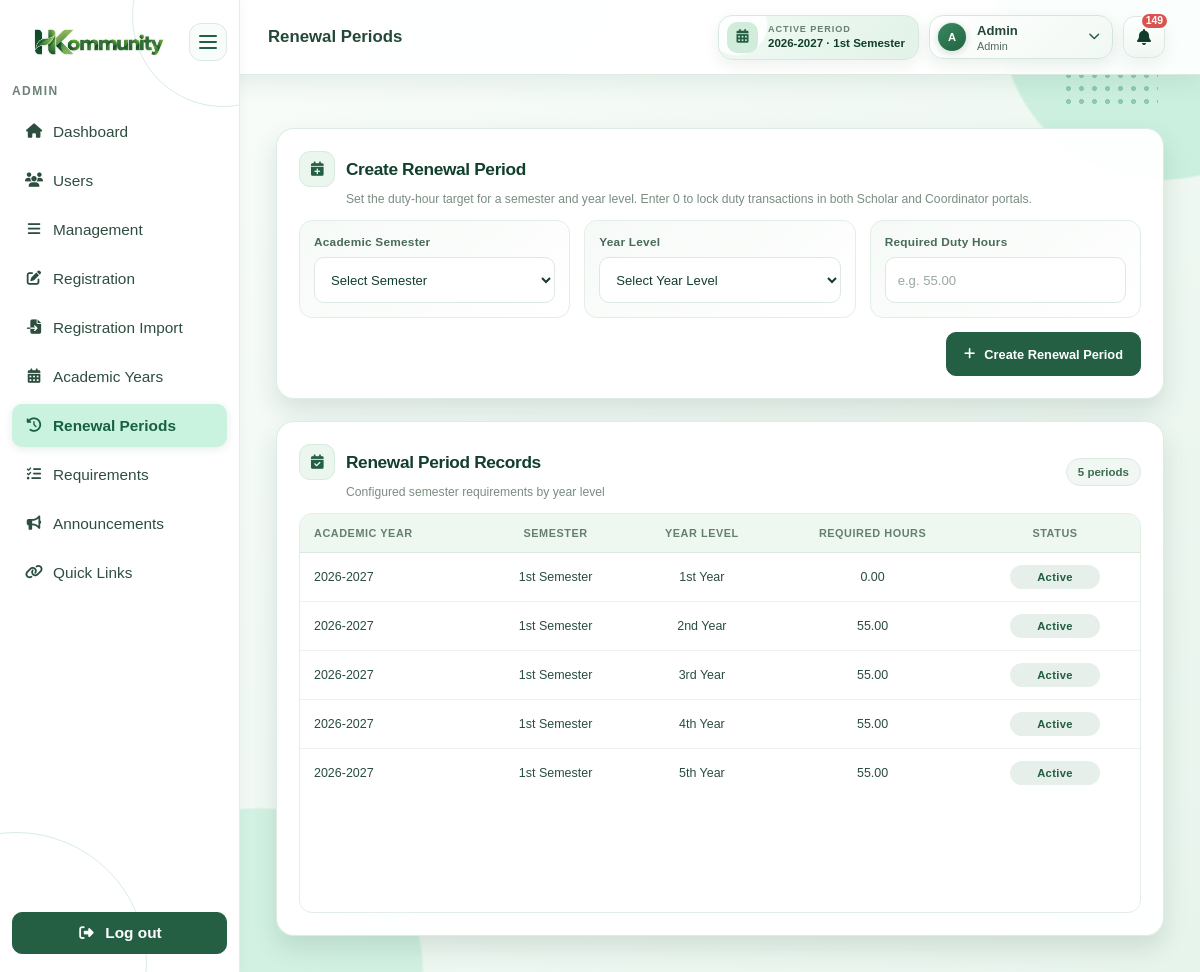
The page /public/admin/renewal-periods.php (signed in) on the database as committed earlier.
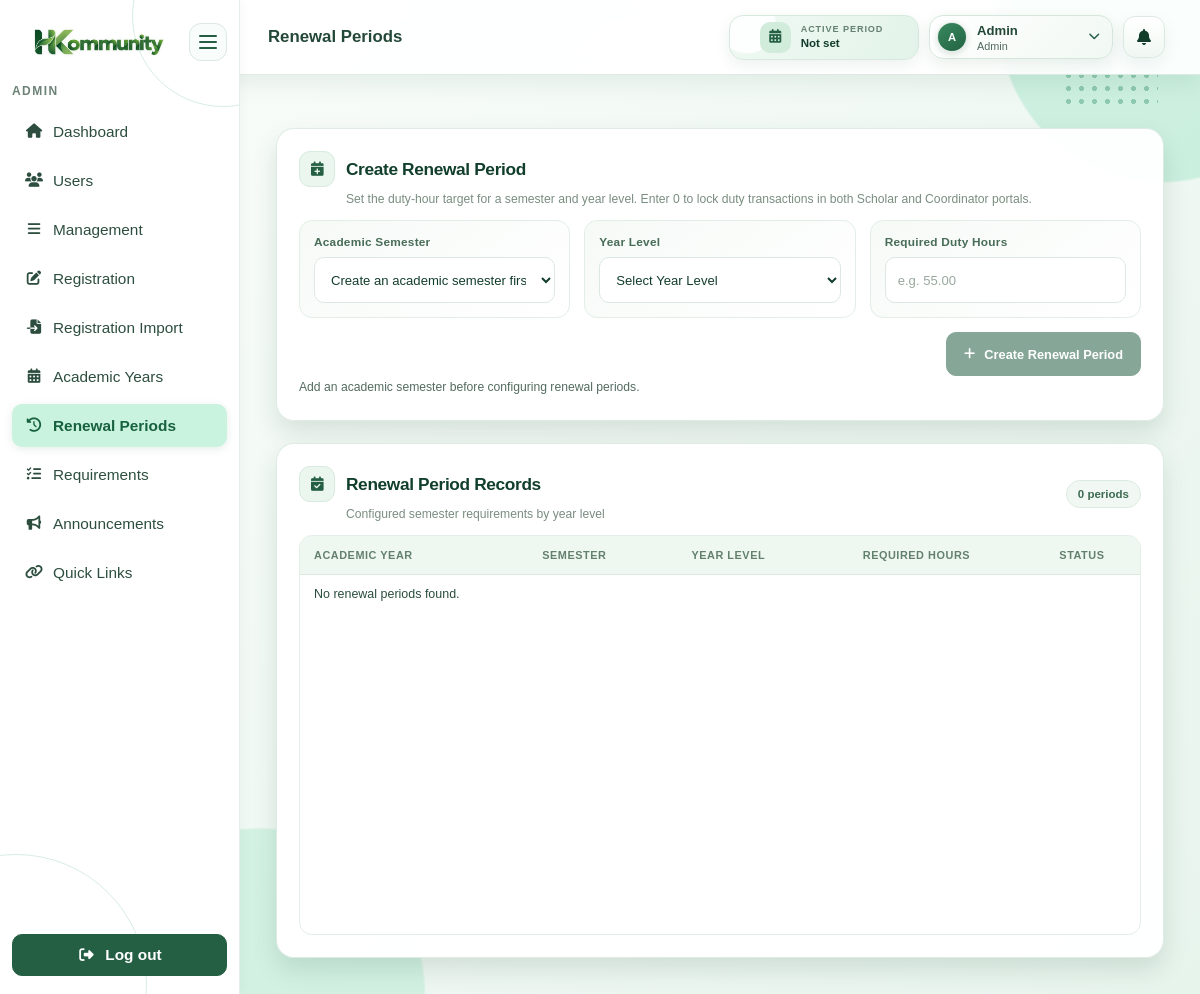
The same page on the database as committed later.
### tables this page shows
CREATE TABLE `semesters` (
  `id` bigint(20) UNSIGNED NOT NULL,
  `academic_year_id` bigint(20) UNSIGNED NOT NULL,
  `semester` enum('1st Semester','2nd Semester') NOT NULL,
  `status` enum('active','inactive') NOT NULL DEFAULT 'inactive'
);

CREATE TABLE `academic_years` (
  `id` bigint(20) UNSIGNED NOT NULL,
  `academic_year` varchar(9) NOT NULL,
  `status` enum('active','inactive') NOT NULL DEFAULT 'inactive'
);

CREATE TABLE `renewal_periods` (
  `id` bigint(20) UNSIGNED NOT NULL,
  `semester_id` bigint(20) UNSIGNED NOT NULL,
  `year_level` enum('1st Year','2nd Year','3rd Year','4th Year','5th Year') NOT NULL,
  `required_duty_hours` decimal(5,2) NOT NULL,
  `status` enum('active','inactive') NOT NULL DEFAULT 'inactive'
);

### app/views/components/helpers.php (called while the page is built, shortened)
<?php
function e(mixed $value): string
{
    return htmlspecialchars((string) $value, ENT_QUOTES, 'UTF-8');
}

### app/models/Notification.php (called while the page is built, shortened)
<?php
class Notification
{
    private PDO $pdo;
    public function __construct(PDO $pdo)
    {
        $this->pdo = $pdo;
    }
    public function getUnreadCount(int $userId): int
    {
        $stmt = $this->pdo->prepare(
            "SELECT COUNT(*) FROM notifications WHERE user_id = :user_id AND is_read = 0"
        );
        $stmt->execute(['user_id' => $userId]);
        return (int) $stmt->fetchColumn();
    }
}

### app/models/Semester.php (called while the page is built, shortened)
<?php
class Semester
{
    private PDO $pdo;
    public function __construct(PDO $pdo)
    {
        $this->pdo = $pdo;
    }
    public function all(): array
    {
        return $this->pdo->query(
            "SELECT s.*, a.academic_year
             FROM semesters s
             JOIN academic_years a ON a.id = s.academic_year_id
             ORDER BY a.academic_year DESC,
                      FIELD(s.semester, '1st Semester', '2nd Semester') DESC"
        )->fetchAll();
    }
}

### app/models/RenewalPeriod.php (called while the page is built, shortened)
<?php
class RenewalPeriod
{
    private PDO $pdo;
    public function __construct(PDO $pdo)
    {
        $this->pdo = $pdo;
    }
    public function all(): array
    {
        return $this->pdo->query(
            "SELECT rp.*, s.semester, a.academic_year
             FROM renewal_periods rp
             JOIN semesters s ON s.id = rp.semester_id
             JOIN academic_years a ON a.id = s.academic_year_id
             ORDER BY a.academic_year DESC,
                      FIELD(s.semester, '1st Semester', '2nd Semester') DESC,
                      rp.year_level"
        )->fetchAll();
    }
}

### public/admin/renewal-periods.php (the view, shortened to what the changed rows need)
<?php
require_once __DIR__ . '/../../config/database.php';
require_once __DIR__ . '/../../app/models/RenewalPeriod.php';
require_once __DIR__ . '/../../app/models/Semester.php';
require_once __DIR__ . '/../../app/views/components/helpers.php';
$model = new RenewalPeriod($pdo);
$semesterModel = new Semester($pdo);
$semesters = $semesterModel->all();
$items = $model->all();
require __DIR__ . '/../../app/views/components/header.php';
?>
<main>
    <section class="duty-records-content admin-users-page admin-renewal-period-page">
        <section class="records-card admin-users-card renewal-period-create-card" aria-labelledby="create-renewal-period-title">
            <div class="records-head">
                <div>
                    <h2 class="admin-users-section-title" id="create-renewal-period-title">
                        <span class="admin-users-section-icon"><i class="fa-solid fa-calendar-plus" aria-hidden="true"></i></span>
                        Create Renewal Period
                    </h2>
                </div>
            </div>
            <form method="post" class="renewal-period-create-form">
                <div class="form-row">
                    <label for="semester_id">Academic Semester</label>
                    <select id="semester_id" name="semester_id" required>
                        <option value=""><?= $semesters ? 'Select Semester' : 'Create an academic semester first' ?></option>
                    </select>
                </div>
                <div class="form-row">
                </div>
                <div class="form-row">
                </div>
                <button
                    type="submit"
                    class="btn btn-green"
                    data-confirm-admin-action
                    data-confirm-variant="success"
                    data-confirm-title="Create renewal period?"
                    data-confirm-description="Are you sure you want to create this renewal period?"
                    data-confirm-submit-label="Create Renewal Period"
                    <?= !$semesters ? 'disabled' : '' ?>
                >
                </button>
            </form>
            <?php if (!$semesters): ?>
                <p class="requirement-form-note renewal-period-form-note">Add an academic semester before configuring renewal periods.</p>
            <?php endif; ?>
        </section>
        <section class="records-card admin-users-card renewal-period-records-card">
            <div class="records-head">
                <div>
                    <h2 class="admin-users-section-title">
                        <span class="admin-users-section-icon"><i class="fa-solid fa-calendar-check" aria-hidden="true"></i></span>
                        Renewal Period Records
                    </h2>
                    <p class="sub-small">Configured semester requirements by year level</p>
                </div>
                <span class="record-count"><?= e(count($items)) ?> periods</span>
            </div>
            <div class="table-scroll">
                <table class="data-table admin-role-table renewal-period-table">
                    <thead>
                        <tr>
                            <th>Academic Year</th>
                            <th>Semester</th>
                            <th>Year Level</th>
                            <th>Required Hours</th>
                            <th>Status</th>
                        </tr>
                    </thead>
                    <tbody>
                        <?php foreach ($items as $item): ?>
                            <tr
                                class="admin-popout-row"
                                tabindex="0"
                                data-admin-dialog="admin-renewal-period-<?= e($item['id']) ?>"
                                aria-haspopup="dialog"
                                aria-controls="admin-renewal-period-<?= e($item['id']) ?>"
                            >
                                <td><?= e($item['academic_year']) ?></td>
                                <td><?= e($item['semester']) ?></td>
                                <td><?= e($item['year_level']) ?></td>
                                <td><?= e(number_format((float) $item['required_duty_hours'], 2)) ?></td>
                                <td><span class="status-pill status-<?= e($item['status']) ?>"><?= e(ucfirst($item['status'])) ?></span></td>
                            </tr>
                        <?php endforeach; ?>
                        <?php if (!$items): ?>
                            <tr><td colspan="5">No renewal periods found.</td></tr>
                        <?php endif; ?>
                    </tbody>
                </table>
            </div>
        </section>
    </section>
</main>
<?php
require __DIR__ . '/../../app/views/components/footer.php';
?>

### app/views/components/header.php (shortened to what the changed rows need)
<?php
require_once __DIR__ . '/../../models/Notification.php';
require_once __DIR__ . '/helpers.php';
$pageStyles = array_merge(['public/assets/css/users.css'], $pageStyles ?? []);
$sharedStyles = [
    'foundation.css',
    'dashboards.css',
    'duties.css',
    'coordinator.css',
    'admin.css',
    'scholar-records.css',
    'reports.css',
    'shared-pages.css',
    'components.css',
    'responsive.css',
    'scholar-pages.css',
    'admin-progress.css',
    'responsive-overrides.css',
    'descriptions.css',
];
$currentRole = $_SESSION['role'] ?? '';
$pageClass = trim(
    'app-page '
    . ($currentRole === 'admin' ? 'admin-portal ' : '')
    . ($currentRole === 'coordinator' ? 'coordinator-portal ' : '')
    . ($currentRole === 'scholar' ? 'scholar-portal ' : '')
    . ($pageClass ?? '')
);
$headerUnreadNotifications = 0;
$headerActivePeriod = null;
$headerScholarPeriodContext = null;
if (isset($pdo, $_SESSION['user_id'])) {
    $notificationModel = new Notification($pdo);
    $headerUnreadNotifications = $notificationModel->getUnreadCount((int) $_SESSION['user_id']);
    if ($currentRole === 'scholar') {
        $headerScholar = isset($scholar) && is_array($scholar)
            ? $scholar
            : (new Scholar($pdo))->findByUserId((int) $_SESSION['user_id']);
        if ($headerScholar) {
            $headerScholarPeriodContext = isset($scholarPeriodContext) && is_array($scholarPeriodContext)
                ? $scholarPeriodContext
                : ScholarPeriodContext::resolve($pdo, $headerScholar);
            $headerActivePeriod = $headerScholarPeriodContext['selected'];
        }
    } else {
        $activePeriodStmt = $pdo->query(
            "SELECT ay.academic_year, sm.semester
             FROM semesters sm
             JOIN academic_years ay ON ay.id = sm.academic_year_id
             WHERE sm.status = 'active' AND ay.status = 'active'
             ORDER BY ay.academic_year DESC,
                      FIELD(sm.semester, '1st Semester', '2nd Semester') DESC
             LIMIT 1"
        );
        $headerActivePeriod = $activePeriodStmt->fetch() ?: null;
    }
}
?>
<!DOCTYPE html>
<html lang="en">
<head>
    <link rel="stylesheet" href="<?= BASE_URL ?>public/assets/fontawesome/css/all.min.css?v=<?= filemtime(__DIR__ . '/../../../public/assets/fontawesome/css/all.min.css') ?>">
    <?php foreach ($sharedStyles as $style): ?>
        <link rel="stylesheet" href="<?= BASE_URL ?>public/assets/css/<?= e($style) ?>?v=<?= filemtime(__DIR__ . '/../../../public/assets/css/' . $style) ?>">
    <?php endforeach; ?>
    <?php foreach ($pageStyles as $style): ?>
        <link rel="stylesheet" href="<?= BASE_URL . ltrim($style, '/') ?>">
    <?php endforeach; ?>
</head>
<body class="<?= e($pageClass) ?>">
<header class="app-header">
    <div class="header-actions">
        <?php if ($currentRole === 'scholar' && $headerScholarPeriodContext): ?>
            <?php
            $periodRequestPath = parse_url((string) ($_SERVER['REQUEST_URI'] ?? ''), PHP_URL_PATH);
            $periodRequestPath = is_string($periodRequestPath) ? $periodRequestPath : BASE_URL . 'public/scholar/dashboard.php';
            $periodQuery = $_GET;
            unset($periodQuery['view_period_id']);
            $periodQuery['view_period_id'] = 'current';
            $currentPeriodUrl = $periodRequestPath . '?' . http_build_query($periodQuery);
            ?>
            <div class="header-menu period-menu">
                <button class="header-period-badge<?= $headerScholarPeriodContext['can_transact'] ? '' : ' is-read-only' ?>" type="button" aria-expanded="false" aria-controls="period-options" aria-label="Choose academic period">
                    <span class="header-period-icon"><i class="fa-solid fa-calendar-days" aria-hidden="true"></i></span>
                    <span class="header-period-copy">
                        <small><?= $headerScholarPeriodContext['can_transact'] ? 'ACTIVE PERIOD' : 'VIEWING HISTORY · READ ONLY' ?></small>
                        <b><?= $headerActivePeriod
                            ? e($headerActivePeriod['academic_year'] . ' · ' . $headerActivePeriod['semester'])
                            : 'No period selected' ?></b>
                    </span>
                    <i class="fa-solid fa-chevron-down header-period-chevron" aria-hidden="true"></i>
                </button>
                <div class="header-menu-options period-options" id="period-options" hidden>
                    <?php if ($headerScholarPeriodContext['current']): ?>
                        <a class="period-option<?= $headerScholarPeriodContext['can_transact'] ? ' is-selected' : '' ?>" href="<?= e($currentPeriodUrl) ?>">
                            <span><b><?= e($headerScholarPeriodContext['current']['academic_year'] . ' · ' . $headerScholarPeriodContext['current']['semester']) ?></b><small>Current active period</small></span>
                            <i class="fa-solid fa-circle-check" aria-hidden="true"></i>
                        </a>
                    <?php endif; ?>
                    <?php foreach ($headerScholarPeriodContext['periods'] as $period): ?>
                        <?php if ($headerScholarPeriodContext['current'] && (int) $period['id'] === (int) $headerScholarPeriodContext['current']['id']) { continue; } ?>
                        <?php
                        $periodQuery['view_period_id'] = (string) $period['id'];
                        $periodUrl = $periodRequestPath . '?' . http_build_query($periodQuery);
                        $isSelectedPeriod = $headerActivePeriod && (int) $headerActivePeriod['id'] === (int) $period['id'];
                        ?>
                        <a class="period-option<?= $isSelectedPeriod ? ' is-selected' : '' ?>" href="<?= e($periodUrl) ?>">
                            <span><b><?= e($period['academic_year'] . ' · ' . $period['semester']) ?></b><small><?= e($period['year_level']) ?> · View only</small></span>
                            <i class="fa-solid fa-lock" aria-hidden="true"></i>
                        </a>
                    <?php endforeach; ?>
                    <?php if (!$headerScholarPeriodContext['current'] && !$headerScholarPeriodContext['periods']): ?>
                        <p class="period-options-empty">No academic period history is available.</p>
                    <?php endif; ?>
                </div>
            </div>
        <?php else: ?>
            <button class="header-period-badge header-period-display" type="button" aria-expanded="false" aria-label="<?= $headerActivePeriod
                ? e('Active period: ' . $headerActivePeriod['academic_year'] . ' ' . $headerActivePeriod['semester'])
                : 'No active academic period' ?>">
                <span class="header-period-copy">
                    <small>ACTIVE PERIOD</small>
                    <b><?= $headerActivePeriod
                        ? e($headerActivePeriod['academic_year'] . ' · ' . $headerActivePeriod['semester'])
                        : 'Not set' ?></b>
                </span>
            </button>
        <?php endif; ?>
        <div class="header-menu notification-menu">
            <button class="notification-toggle" type="button" aria-expanded="false" aria-controls="notification-options" aria-label="Notifications">
                <i class="fa-solid fa-bell" aria-hidden="true"></i>
                <?php if ($headerUnreadNotifications > 0): ?><span class="notification-badge"><?= e($headerUnreadNotifications) ?></span><?php endif; ?>
            </button>
        </div>
    </div>
</header>

Rows that differ between the two databases and show on the page:
removed semesters: academic_year+semester "2026-2027 · 1st Semester"
removed renewal_periods: academic_years.academic_year "2026-2027", semester.semester "1st Semester", year_level "1st Year", required_duty_hours "0.00", status "Active"
removed renewal_periods: academic_years.academic_year "2026-2027", semester.semester "1st Semester", year_level "2nd Year", required_duty_hours "55.00", status "Active"
removed renewal_periods: academic_years.academic_year "2026-2027", semester.semester "1st Semester", year_level "3rd Year", required_duty_hours "55.00", status "Active"
removed renewal_periods: academic_years.academic_year "2026-2027", semester.semester "1st Semester", year_level "4th Year", required_duty_hours "55.00", status "Active"
removed renewal_periods: academic_years.academic_year "2026-2027", semester.semester "1st Semester", year_level "5th Year", required_duty_hours "55.00", status "Active"
Other text that changed with them:
form field semester_id: "Select Semester" → "Create an academic semester first"
count($items): "5" → "0"
$headerUnreadNotifications: "149" → (not shown)
text now shown: "Not set Add an academic semester before configuring renewal periods. No renewal periods found."
